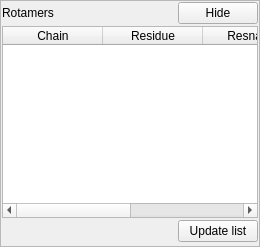
                  <widget class="QFrame" name="_validate_rota_main_frame">
                   <property name="minimumSize">
                    <size>
                     <width>0</width>
                     <height>0</height>
                    </size>
                   </property>
                   <property name="frameShape">
                    <enum>QFrame::StyledPanel</enum>
                   </property>
                   <property name="frameShadow">
                    <enum>QFrame::Raised</enum>
                   </property>
                   <layout class="QVBoxLayout" name="verticalLayout_11">
                    <property name="spacing">
                     <number>2</number>
                    </property>
                    <property name="leftMargin">
                     <number>1</number>
                    </property>
                    <property name="topMargin">
                     <number>1</number>
                    </property>
                    <property name="rightMargin">
                     <number>1</number>
                    </property>
                    <property name="bottomMargin">
                     <number>1</number>
                    </property>
                    <item>
                     <layout class="QHBoxLayout" name="horizontalLayout_15">
                      <item>
                       <widget class="QLabel" name="label_12">
                        <property name="text">
                         <string>Rotamers</string>
                        </property>
                       </widget>
                      </item>
                      <item>
                       <spacer name="horizontalSpacer_16">
                        <property name="orientation">
                         <enum>Qt::Horizontal</enum>
                        </property>
                        <property name="sizeHint" stdset="0">
                         <size>
                          <width>40</width>
                          <height>20</height>
                         </size>
                        </property>
                       </spacer>
                      </item>
                      <item>
                       <widget class="QPushButton" name="_validate_rota_hide_button">
                        <property name="text">
                         <string>Hide</string>
                        </property>
                       </widget>
                      </item>
                     </layout>
                    </item>
                    <item>
                     <widget class="QTableWidget" name="_validate_rota_table">
                      <property name="minimumSize">
                       <size>
                        <width>0</width>
                        <height>150</height>
                       </size>
                      </property>
                      <column>
                       <property name="text">
                        <string>Chain</string>
                       </property>
                      </column>
                      <column>
                       <property name="text">
                        <string>Residue</string>
                       </property>
                      </column>
                      <column>
                       <property name="text">
                        <string>Resname</string>
                       </property>
                      </column>
                      <column>
                       <property name="text">
                        <string>P-value (%)</string>
                       </property>
                      </column>
                     </widget>
                    </item>
                    <item>
                     <layout class="QHBoxLayout" name="horizontalLayout_26">
                      <property name="bottomMargin">
                       <number>3</number>
                      </property>
                      <item>
                       <spacer name="horizontalSpacer_20">
                        <property name="orientation">
                         <enum>Qt::Horizontal</enum>
                        </property>
                        <property name="sizeHint" stdset="0">
                         <size>
                          <width>40</width>
                          <height>20</height>
                         </size>
                        </property>
                       </spacer>
                      </item>
                      <item>
                       <widget class="QPushButton" name="_validate_rota_update_button">
                        <property name="text">
                         <string>Update list</string>
                        </property>
                       </widget>
                      </item>
                     </layout>
                    </item>
                   </layout>
                  </widget>
